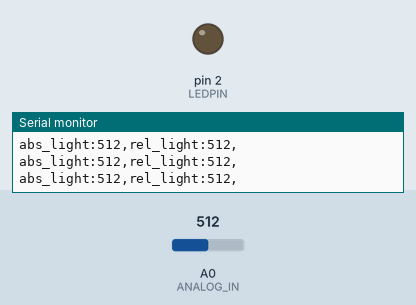
The sketch below on a simulated Arduino Uno, built with avr-gcc and run on an emulated ATmega328P. Shown: output pins drawn as LEDs (lit = HIGH), the last lines printed to the serial monitor. The test bench sets the inputs (shaded band); at power-on: A0 (ANALOG_IN) = 512.

Above: at 1.2 s.
1.3 s: A0 (ANALOG_IN) set to 496
At 2.2 s:
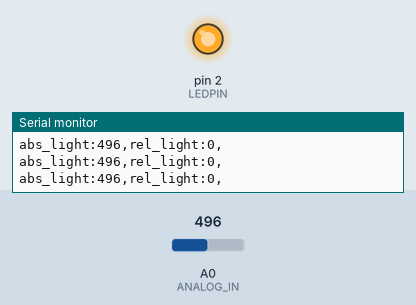
2.8 s: A0 (ANALOG_IN) set to 511
At 4.0 s:
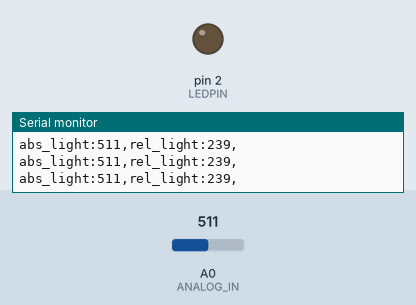
5.8 s: A0 (ANALOG_IN) set to 306
At 7.2 s:
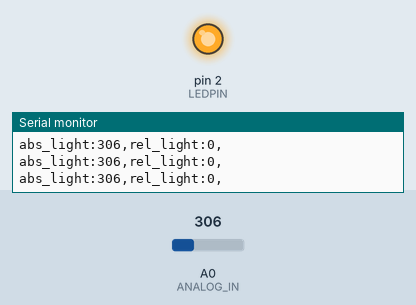
Timing chart, 0 to 8.8 s (numbered marks = the images above; inputs shaded):
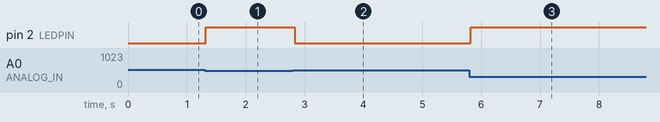

The sketch:

photo_led.ino
```cpp
#define ANALOG_IN A0 // dfine a name ANALOG_IN, which is replaced in the whole program during compilation with A0
#define LEDPIN 2
//int analog_in=A0; (( analog in can also be created as a true variable, wich will the be referenced during runtime
// define is better suitable for constants that never change

int analog_val; // 0-1023 (10 byte analog to digital wandler, kann also 2**10 Werete Auflösen)
int min_val=1024;
int max_val=0;

//run once
void setup() {
  Serial.begin(9600);   // start serial communication with 9600 bits/s
  pinMode(ANALOG_IN,INPUT); // sets analog pin as input
  pinMode(LEDPIN, OUTPUT);
}

//run forever
void loop() {
  analog_val=analogRead(ANALOG_IN); // set the value of the variable to the reading of the pin
  write_data("abs_light",analog_val);
  if(analog_val>max_val){
    max_val = analog_val;
    }
  if(analog_val<min_val){
    min_val = analog_val;
    }


  if(min_val<max_val){
    analog_val = map(analog_val, min_val, max_val, 0, 255);
    analogWrite(LEDPIN, 255-analog_val);
  }

  write_data("rel_light",analog_val); //print out the value
  Serial.println();
  delay(50); //wait fpr 50 ms
}

//for custom plotter
void write_data2(char* name,int value){
  Serial.print("#d name=");
  Serial.print(name);
  Serial.print(" value=");
  Serial.print(value);
  Serial.print(" type=");
  Serial.print("int");
  Serial.println();
  }

//for arduino ide plotter
void write_data(char* name,int value){
  Serial.print(name);
  Serial.print(":");
  Serial.print(value);
  Serial.print(",");
  }
```

Measured:
- the behaviour switches between 512 and 511 on A0 (ANALOG_IN) (found by bisection; images 0 and 1)
- after the input at 1.3 s, pin 2 (LEDPIN): LOW → HIGH at once
- after the input at 2.8 s, pin 2 (LEDPIN): HIGH → LOW at once
- after the input at 5.8 s, pin 2 (LEDPIN): LOW → HIGH at once
